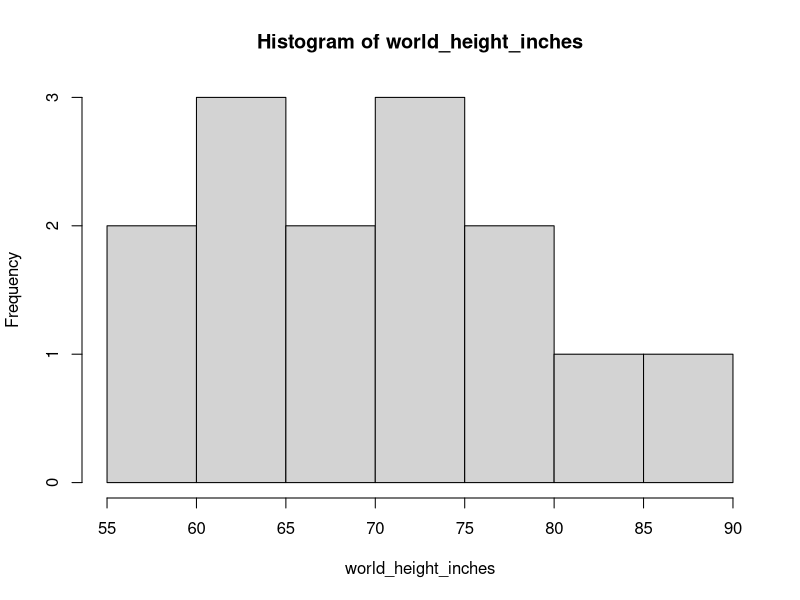

Reproduce this figure in R.
world_height_inches <- c(60,64,63,70,84,80,87,56,62,68,71,72,75,76)
hist(world_height_inches)
mean_heights <-  mean(world_height_inches)
stddeviation <- sd(world_height_inches)
prop_over_7feet <- pnorm(84,mean_heights,stddeviation)
prop_over_7feet_tail <- 1- pnorm(84,mean_heights,stddeviation)
prop_over_7feet*100##print the result
##testing the push function now
##testing SSH function
##next testing the PULL function in Rstudio
##Pull seems to work effectively - trying again
## PUSH to github again to check if it needs user name pwd again